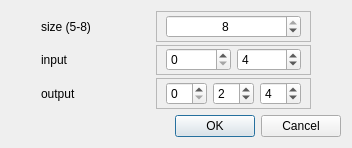
<?xml version="1.0" encoding="UTF-8"?>
<ui version="4.0">
 <class>NewChipDialog</class>
 <widget class="QDialog" name="NewChipDialog">
  <property name="geometry">
   <rect>
    <x>0</x>
    <y>0</y>
    <width>352</width>
    <height>148</height>
   </rect>
  </property>
  <property name="windowTitle">
   <string>New chip</string>
  </property>
  <layout class="QVBoxLayout" name="verticalLayout">
   <item>
    <layout class="QGridLayout" name="gridLayout">
     <property name="leftMargin">
      <number>30</number>
     </property>
     <property name="rightMargin">
      <number>30</number>
     </property>
     <property name="horizontalSpacing">
      <number>7</number>
     </property>
     <property name="verticalSpacing">
      <number>3</number>
     </property>
     <item row="0" column="1">
      <widget class="QFrame" name="widthFrame">
       <property name="frameShape">
        <enum>QFrame::StyledPanel</enum>
       </property>
       <property name="frameShadow">
        <enum>QFrame::Raised</enum>
       </property>
       <layout class="QHBoxLayout" name="horizontalLayout_3">
        <property name="topMargin">
         <number>0</number>
        </property>
        <property name="bottomMargin">
         <number>0</number>
        </property>
        <item>
         <widget class="QSpinBox" name="widthSpinBox">
          <property name="sizePolicy">
           <sizepolicy hsizetype="Minimum" vsizetype="Fixed">
            <horstretch>0</horstretch>
            <verstretch>0</verstretch>
           </sizepolicy>
          </property>
          <property name="alignment">
           <set>Qt::AlignCenter</set>
          </property>
          <property name="minimum">
           <number>5</number>
          </property>
          <property name="maximum">
           <number>8</number>
          </property>
          <property name="value">
           <number>8</number>
          </property>
         </widget>
        </item>
       </layout>
      </widget>
     </item>
     <item row="2" column="1">
      <widget class="QFrame" name="outputFrame">
       <property name="frameShape">
        <enum>QFrame::StyledPanel</enum>
       </property>
       <property name="frameShadow">
        <enum>QFrame::Raised</enum>
       </property>
       <layout class="QHBoxLayout" name="horizontalLayout_2">
        <property name="topMargin">
         <number>0</number>
        </property>
        <property name="bottomMargin">
         <number>0</number>
        </property>
        <item>
         <widget class="QSpinBox" name="outputSpinBox0">
          <property name="sizePolicy">
           <sizepolicy hsizetype="Minimum" vsizetype="Fixed">
            <horstretch>0</horstretch>
            <verstretch>0</verstretch>
           </sizepolicy>
          </property>
         </widget>
        </item>
        <item>
         <widget class="QSpinBox" name="outputSpinBox1">
          <property name="sizePolicy">
           <sizepolicy hsizetype="Minimum" vsizetype="Fixed">
            <horstretch>0</horstretch>
            <verstretch>0</verstretch>
           </sizepolicy>
          </property>
          <property name="value">
           <number>2</number>
          </property>
         </widget>
        </item>
        <item>
         <widget class="QSpinBox" name="outputSpinBox2">
          <property name="sizePolicy">
           <sizepolicy hsizetype="Minimum" vsizetype="Fixed">
            <horstretch>0</horstretch>
            <verstretch>0</verstretch>
           </sizepolicy>
          </property>
          <property name="value">
           <number>4</number>
          </property>
         </widget>
        </item>
       </layout>
      </widget>
     </item>
     <item row="1" column="0">
      <widget class="QLabel" name="label_2">
       <property name="font">
        <font>
         <pointsize>9</pointsize>
        </font>
       </property>
       <property name="text">
        <string>input</string>
       </property>
      </widget>
     </item>
     <item row="2" column="0">
      <widget class="QLabel" name="label_3">
       <property name="font">
        <font>
         <pointsize>9</pointsize>
        </font>
       </property>
       <property name="text">
        <string>output</string>
       </property>
      </widget>
     </item>
     <item row="0" column="0">
      <widget class="QLabel" name="label">
       <property name="font">
        <font>
         <pointsize>9</pointsize>
        </font>
       </property>
       <property name="text">
        <string>size (5-8)</string>
       </property>
      </widget>
     </item>
     <item row="1" column="1">
      <widget class="QFrame" name="inputFrame">
       <property name="frameShape">
        <enum>QFrame::StyledPanel</enum>
       </property>
       <property name="frameShadow">
        <enum>QFrame::Raised</enum>
       </property>
       <layout class="QHBoxLayout" name="horizontalLayout">
        <property name="topMargin">
         <number>0</number>
        </property>
        <property name="bottomMargin">
         <number>0</number>
        </property>
        <item>
         <widget class="QSpinBox" name="inputSpinBox0">
          <property name="sizePolicy">
           <sizepolicy hsizetype="Minimum" vsizetype="Fixed">
            <horstretch>0</horstretch>
            <verstretch>0</verstretch>
           </sizepolicy>
          </property>
         </widget>
        </item>
        <item>
         <widget class="QSpinBox" name="inputSpinBox1">
          <property name="sizePolicy">
           <sizepolicy hsizetype="Minimum" vsizetype="Fixed">
            <horstretch>0</horstretch>
            <verstretch>0</verstretch>
           </sizepolicy>
          </property>
          <property name="value">
           <number>4</number>
          </property>
         </widget>
        </item>
       </layout>
      </widget>
     </item>
    </layout>
   </item>
   <item>
    <widget class="QDialogButtonBox" name="buttonBox">
     <property name="orientation">
      <enum>Qt::Horizontal</enum>
     </property>
     <property name="standardButtons">
      <set>QDialogButtonBox::Cancel|QDialogButtonBox::Ok</set>
     </property>
    </widget>
   </item>
  </layout>
 </widget>
 <resources/>
 <connections>
  <connection>
   <sender>buttonBox</sender>
   <signal>accepted()</signal>
   <receiver>NewChipDialog</receiver>
   <slot>accept()</slot>
   <hints>
    <hint type="sourcelabel">
     <x>248</x>
     <y>254</y>
    </hint>
    <hint type="destinationlabel">
     <x>157</x>
     <y>274</y>
    </hint>
   </hints>
  </connection>
  <connection>
   <sender>buttonBox</sender>
   <signal>rejected()</signal>
   <receiver>NewChipDialog</receiver>
   <slot>reject()</slot>
   <hints>
    <hint type="sourcelabel">
     <x>316</x>
     <y>260</y>
    </hint>
    <hint type="destinationlabel">
     <x>286</x>
     <y>274</y>
    </hint>
   </hints>
  </connection>
 </connections>
</ui>
